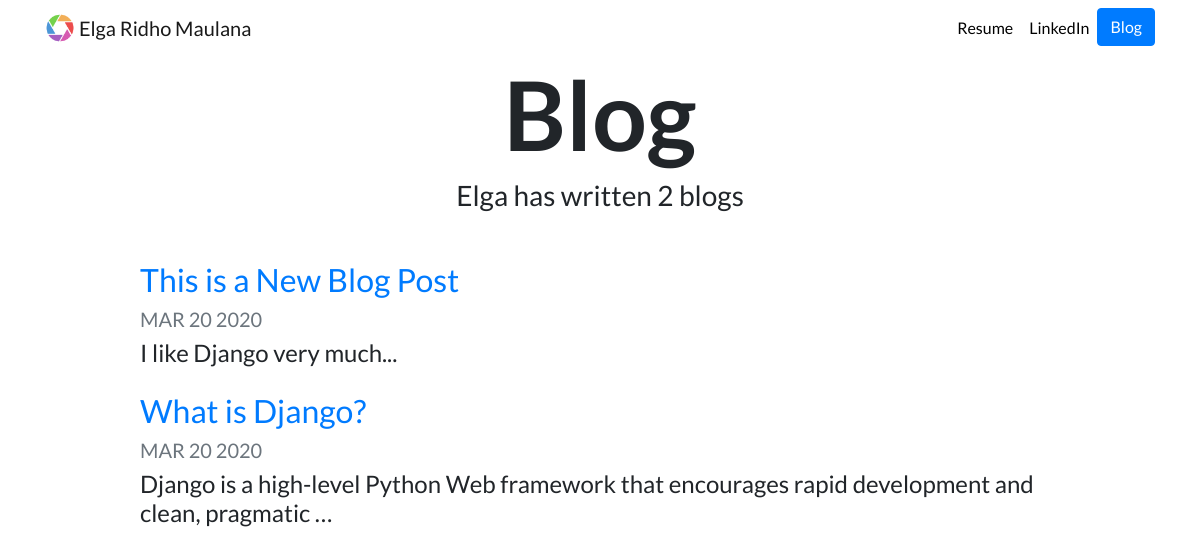
Screenshot of /blog/ with the database file from the repository.
### blog/models.py (models this page shows, shortened)
class BlogPost(models.Model):
    title = models.CharField(max_length=255)
    date_created = models.DateField()
    content = models.TextField()

### blog/views.py (the view)
# urls.py: path('', views.all_blogs, name='all_blogs'),
def all_blogs(request):
    blogs = BlogPost.objects.all()
    return render(request, 'blog/all_blogs.html', {'blogs': blogs})

### templates/blog/all_blogs.html
{% extends "portofolio/base.html" %}
{% load static %}
{% block content %}
<h1 id="blogtitle" class="font-weight-bold text-center">Blog</h1>
<h3 class="text-center mb-5">Elga has written {{ blogs.count }} blog{{ blogs.count|pluralize }}</h3>
{% for blog in blogs %}
<div class="row justify-content-center my-3">
  <div class="col-md-10">
    <a href="{% url 'blog:detail' blog.id %}">
      <h2>{{ blog.title }}</h2>
    </a>
    <h5 class="text-muted">{{ blog.date_created|date:'M d Y'|upper }}</h5>
    <h4>{{ blog.content|striptags|truncatechars:100 }}</h4>
  </div>
</div>
{% endfor %}
{% endblock %}

### portofolio/static/portofolio/custom.css (style rules this page uses)
body { font-family: 'Lato', sans-serif; }
#blogtitle { font-size: 6rem; }

### rows the page displays
BlogPost: title "This is a New Blog Post", date_created "MAR 20 2020", content "I like Django very much..."
BlogPost: title "What is Django?", date_created "MAR 20 2020", content "Django is a high-level Python Web framework that encourages rapid development and clean, pragmatic …"

### other values shown
{{ blogs.count }} "2"
